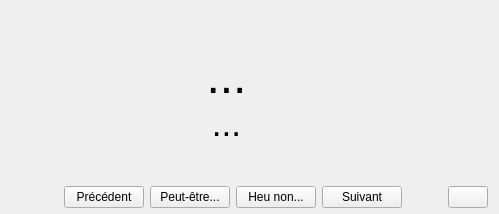
        <widget class="QWidget" name="wCurrentName" native="true">
         <property name="styleSheet">
          <string notr="true"/>
         </property>
         <layout class="QGridLayout" name="gridLayout">
          <property name="topMargin">
           <number>9</number>
          </property>
          <property name="bottomMargin">
           <number>4</number>
          </property>
          <property name="verticalSpacing">
           <number>0</number>
          </property>
          <item row="4" column="1">
           <widget class="QPushButton" name="pbBeer">
            <property name="text">
             <string/>
            </property>
            <property name="icon">
             <iconset resource="icons.qrc">
              <normaloff>:/icon/beer</normaloff>:/icon/beer</iconset>
            </property>
            <property name="iconSize">
             <size>
              <width>45</width>
              <height>45</height>
             </size>
            </property>
           </widget>
          </item>
          <item row="3" column="0">
           <spacer name="verticalSpacer">
            <property name="orientation">
             <enum>Qt::Vertical</enum>
            </property>
            <property name="sizeHint" stdset="0">
             <size>
              <width>20</width>
              <height>40</height>
             </size>
            </property>
           </spacer>
          </item>
          <item row="2" column="0">
           <widget class="QLabel" name="laLastName">
            <property name="styleSheet">
             <string notr="true"/>
            </property>
            <property name="text">
             <string>&lt;html&gt;&lt;head/&gt;&lt;body&gt;&lt;p align=&quot;center&quot;&gt;&lt;span style=&quot; font-size:26pt;&quot;&gt;...&lt;/span&gt;&lt;/p&gt;&lt;/body&gt;&lt;/html&gt;</string>
            </property>
           </widget>
          </item>
          <item row="4" column="0">
           <widget class="QWidget" name="widget_13" native="true">
            <layout class="QHBoxLayout" name="horizontalLayout_12">
             <property name="leftMargin">
              <number>0</number>
             </property>
             <property name="topMargin">
              <number>2</number>
             </property>
             <property name="rightMargin">
              <number>0</number>
             </property>
             <property name="bottomMargin">
              <number>2</number>
             </property>
             <item>
              <widget class="QLabel" name="label_10">
               <property name="text">
                <string/>
               </property>
              </widget>
             </item>
             <item>
              <spacer name="horizontalSpacer_3">
               <property name="orientation">
                <enum>Qt::Horizontal</enum>
               </property>
               <property name="sizeHint" stdset="0">
                <size>
                 <width>40</width>
                 <height>20</height>
                </size>
               </property>
              </spacer>
             </item>
             <item>
              <widget class="QPushButton" name="pbPrevious">
               <property name="minimumSize">
                <size>
                 <width>0</width>
                 <height>0</height>
                </size>
               </property>
               <property name="maximumSize">
                <size>
                 <width>16777215</width>
                 <height>16777215</height>
                </size>
               </property>
               <property name="text">
                <string>Précédent</string>
               </property>
              </widget>
             </item>
             <item>
              <widget class="QPushButton" name="pbKeepCurrentName">
               <property name="text">
                <string>Peut-être...</string>
               </property>
              </widget>
             </item>
             <item>
              <widget class="QPushButton" name="pbRemoveCurrentName">
               <property name="text">
                <string>Heu non...</string>
               </property>
              </widget>
             </item>
             <item>
              <widget class="QPushButton" name="pbNext">
               <property name="maximumSize">
                <size>
                 <width>16777215</width>
                 <height>16777215</height>
                </size>
               </property>
               <property name="text">
                <string>Suivant</string>
               </property>
              </widget>
             </item>
             <item>
              <spacer name="horizontalSpacer_8">
               <property name="orientation">
                <enum>Qt::Horizontal</enum>
               </property>
               <property name="sizeHint" stdset="0">
                <size>
                 <width>40</width>
                 <height>20</height>
                </size>
               </property>
              </spacer>
             </item>
            </layout>
           </widget>
          </item>
          <item row="0" column="0">
           <spacer name="verticalSpacer_3">
            <property name="orientation">
             <enum>Qt::Vertical</enum>
            </property>
            <property name="sizeHint" stdset="0">
             <size>
              <width>20</width>
              <height>40</height>
             </size>
            </property>
           </spacer>
          </item>
          <item row="1" column="0">
           <widget class="QLabel" name="laFirstName">
            <property name="styleSheet">
             <string notr="true"/>
            </property>
            <property name="text">
             <string>&lt;html&gt;&lt;head/&gt;&lt;body&gt;&lt;p align=&quot;center&quot;&gt;&lt;span style=&quot; font-size:36pt;&quot;&gt;...&lt;/span&gt;&lt;/p&gt;&lt;/body&gt;&lt;/html&gt;</string>
            </property>
           </widget>
          </item>
          <item row="5" column="0">
           <widget class="QWidget" name="widget_4" native="true">
            <layout class="QHBoxLayout" name="horizontalLayout_2">
             <property name="spacing">
              <number>0</number>
             </property>
             <property name="leftMargin">
              <number>0</number>
             </property>
             <property name="topMargin">
              <number>0</number>
             </property>
             <property name="rightMargin">
              <number>0</number>
             </property>
             <property name="bottomMargin">
              <number>0</number>
             </property>
            </layout>
           </widget>
          </item>
         </layout>
        </widget>
